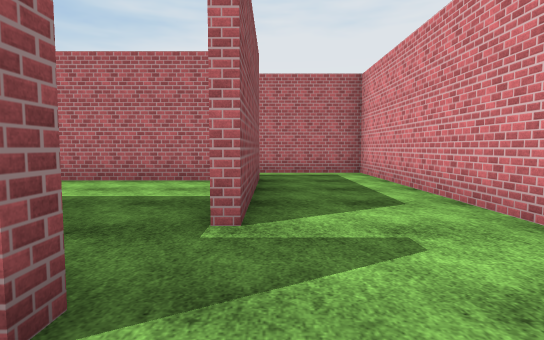
View 1 (above)

24 first-person views from a walk through a Unity game level. The camera is 1.3 m above the floor, tilts 4° down and sees 80° across. Doors are open. The floor is counted in squares, 2 m on a side. Each view is taken from the middle of a square. On the plan, view 1 faces up. The plan holds only what a view shows up to about 10 squares ahead; the rest is blank. The player is left out. Surface patterns are stand-ins for the level's own textures.

View 2
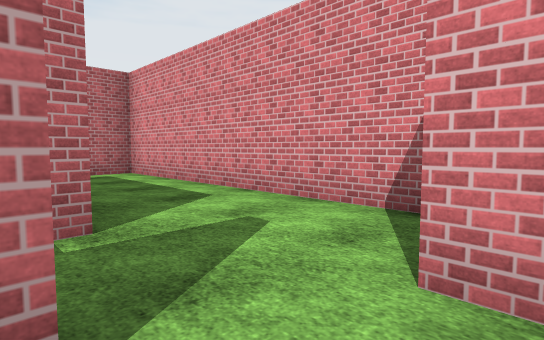

View 3
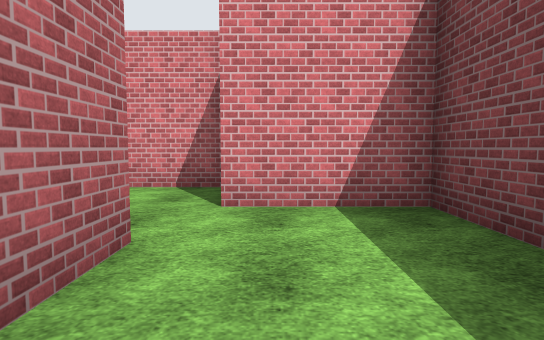

View 4
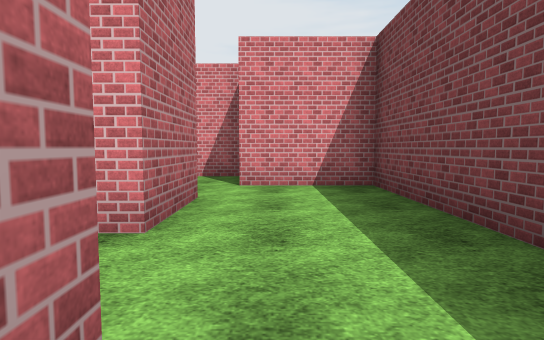

View 5
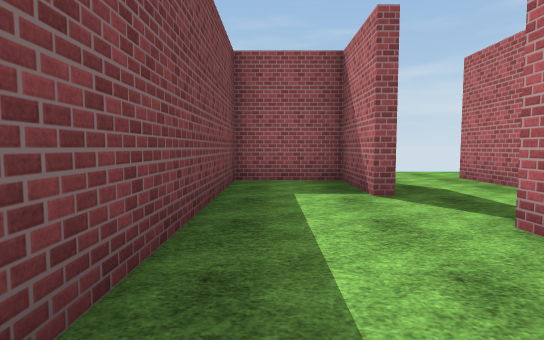

View 6
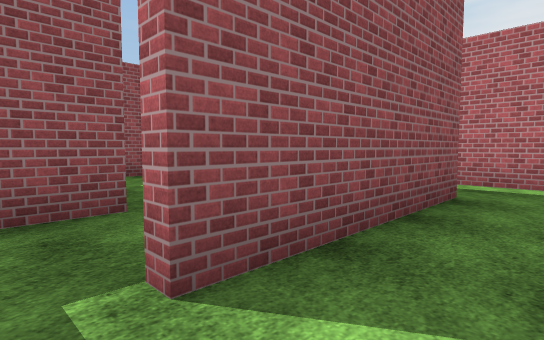

View 7
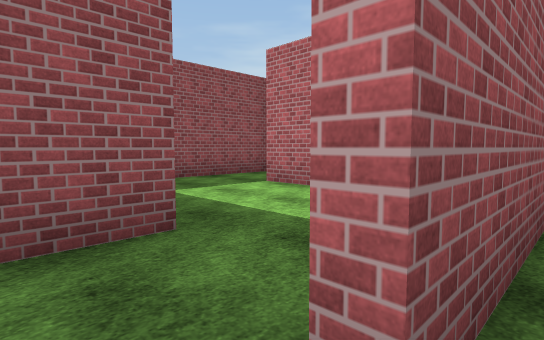

View 8
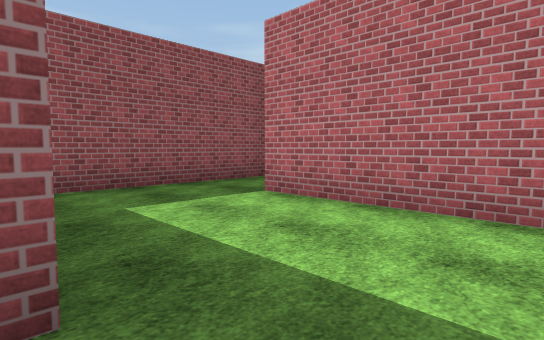

View 9
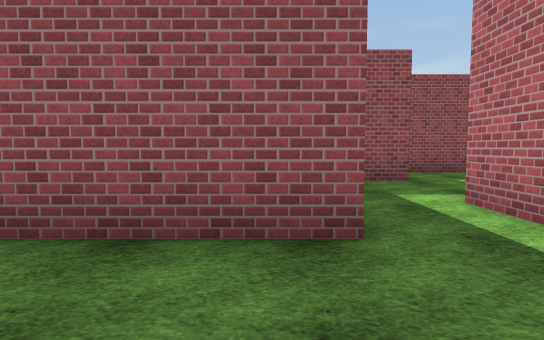

View 10
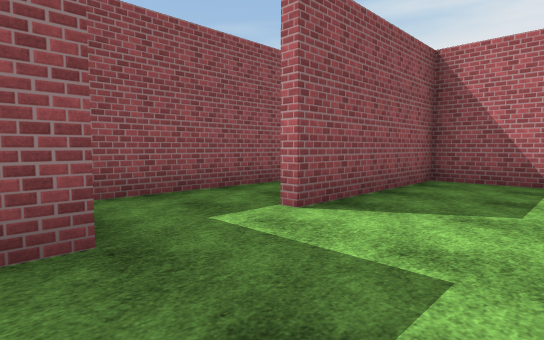

View 11
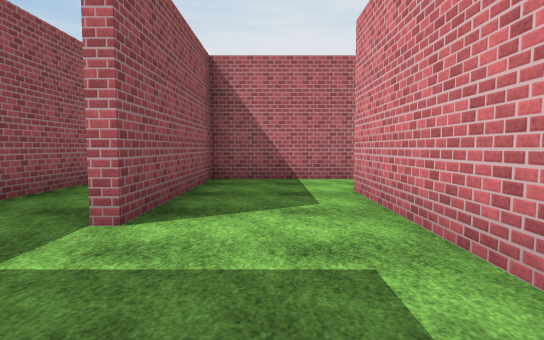

View 12
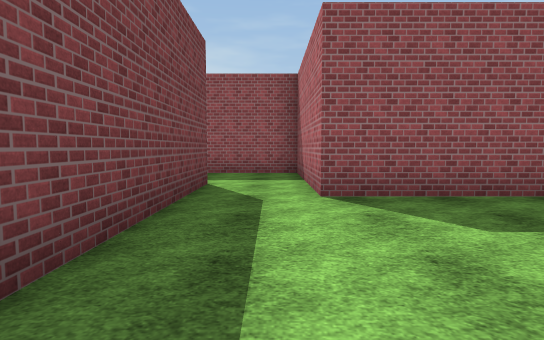

View 13
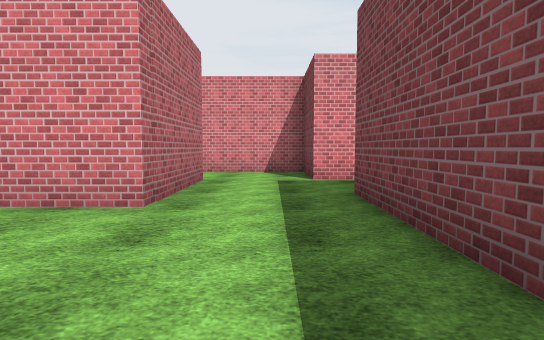

View 14
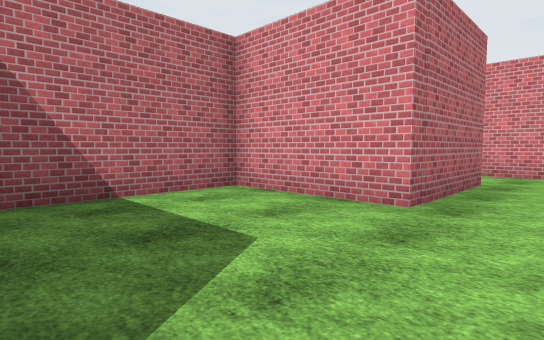

View 15
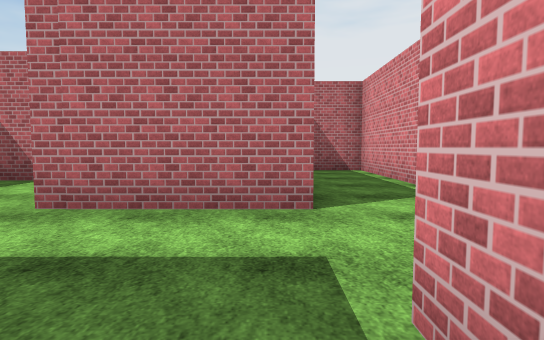

View 16
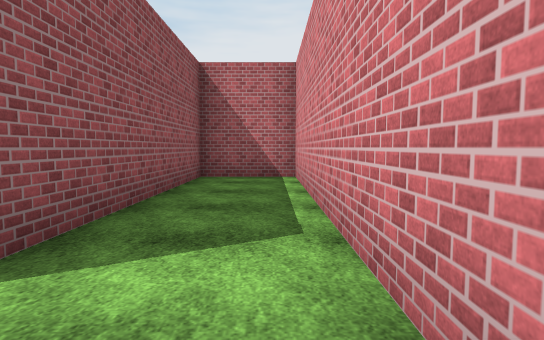

View 17
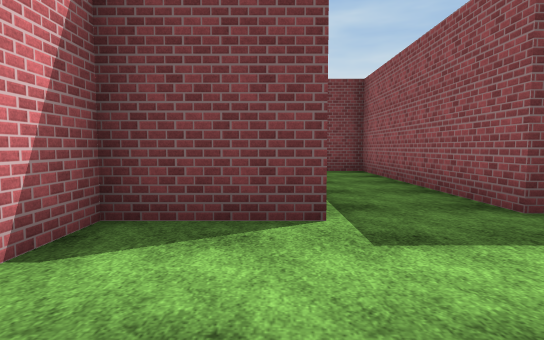

View 18
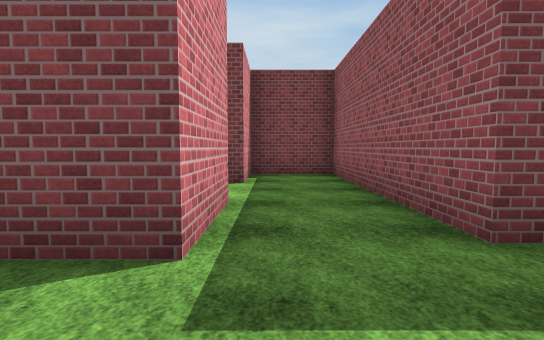

View 19
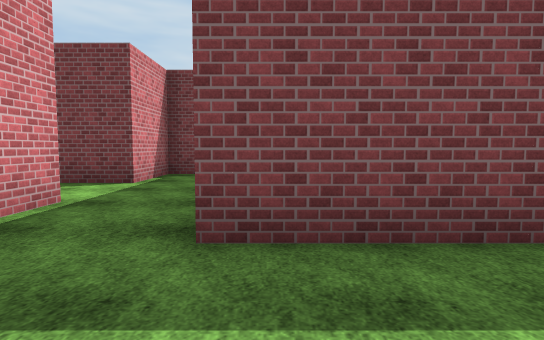

View 20
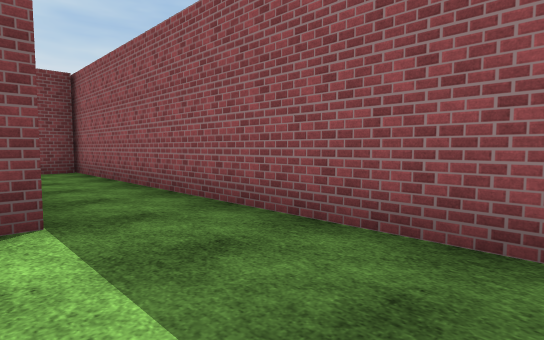

View 21
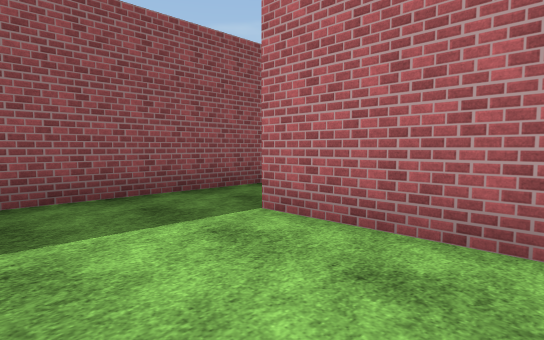

View 22
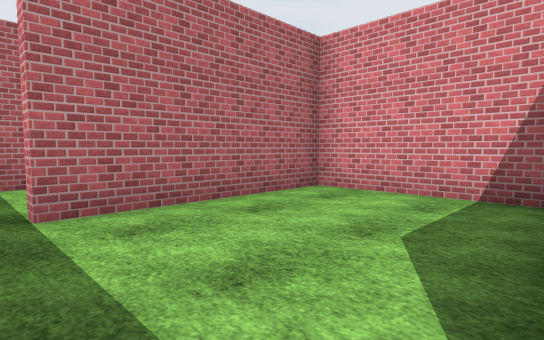

View 23
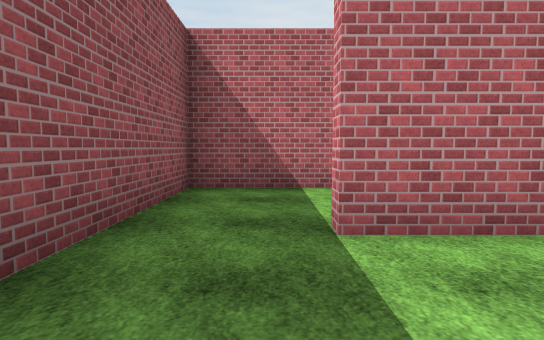

View 24
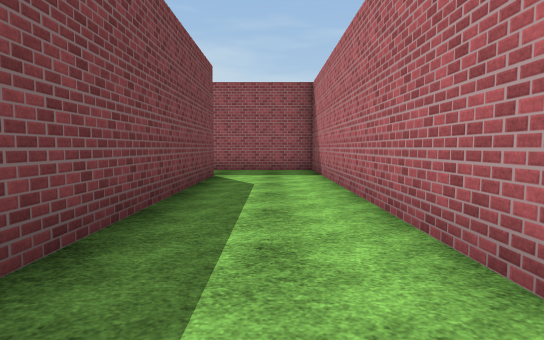

### Floor plan
Points are (right, up) in squares from view 1. A wall is a line through its corners. A room is listed if a view was taken in it or the views show most of it. See-through windows are left out.
Room 1 (views 1, 2, 5)
walls: (-0.8, 1) (-2.6, 1); (-2.4, -1.7) (0.5, -1.7) (0.5, 0.6)
ways out: opening at (-1.5, -0.5) to room 2; opening at (0, 1) to room 3
Room 2 (views 3, 4)
walls: (-4.3, 0.8) (-4.3, 0.4) (-6.3, 0.4) (-6.3, -1.7) (-2.4, -1.7)
ways out: opening at (-1.5, -0.5) to room 1; opening at (-3.5, 1)
Room 3 (views 6, 7, 8, 9)
walls: (-0.3, 6.8) (-0.3, 2.6); (-2.3, 3.4) (-2.3, 2.1); (-0.8, 1.4) (-0.8, 1); (2.3, 0.6) (2.3, 8.3) (-1.9, 8.3)
ways out: opening at (0, 1) to room 1; opening at (-0.5, 8) to room 4; opening at (-1, 3) to room 9
Room 4 (views 10, 11)
walls: (-4.3, 8.8) (-4.3, 7.8)
ways out: opening at (-0.5, 8) to room 3; opening at (-2.5, 9) to room 10
Room 5 (views 12, 15, 16, 17, 18, 19)
walls: (6.5, 15.4) (3.5, 15.4); (6.5, 11.1) (6.5, 13.2) (8.5, 13.2) (8.5, 21.2) (6.4, 21.2) (6.4, 15.8); (3.5, 12.8) (4.5, 12.8) (4.5, 7.1) (6.5, 7.1) (6.5, 9.1)
ways out: opening at (4.5, 14.5) to room 6; opening at (7.5, 10)
Room 6 (views 13, 14)
walls: (3.5, 15.4) (3.5, 18.4) (0.2, 18.4); (-0.3, 17.6) (-0.3, 14.6) (-1.6, 14.6); (-1.8, 12.8) (3.5, 12.8)
ways out: opening at (4.5, 14.5) to room 5; opening at (-0.5, 14) to room 10
Room 7 (views 20, 21, 22, 23)
walls: (-4.6, 14.9) (-4.1, 14.9); (-6.3, 18.5) (-6.3, 9); (-0.5, 15.4) (-0.5, 18.4) (-4.5, 18.4) (-4.5, 18.6)
ways out: opening at (-5, 19) to room 8; opening at (-4, 10) to room 10
Room 8 (view 24)
walls: (1.8, 21.2) (-6.3, 21.2) (-6.3, 18.5); (-4.5, 18.6) (1.5, 18.6)
ways out: opening at (-5, 19) to room 7
Room 9 (no view inside)
walls: (-1.1, 6.4) (-4.5, 6.4); (-6.3, 9) (-6.3, 4)
ways out: opening at (-1, 3) to room 3
Room 10 (no view inside)
walls: (-1.8, 9.4) (-1.8, 12.8); (-1.6, 14.6) (-4.3, 14.6) (-4.3, 10.6)
ways out: opening at (-2.5, 9) to room 4; opening at (-0.5, 14) to room 6; opening at (-4, 10) to room 7

Where each view was taken, in squares from view 1:
view 1: 0 up, 0 right, facing up
view 2: 0 up, 1 left, facing up-right
view 3: 0 up, 3 left, facing right
view 4: 0 up, 5 left, facing right
view 5: 1 down, 0 right, facing left
view 6: 2 up, 1 right, facing up-left
view 7: 2 up, 0 right, facing up-left
view 8: 3 up, 1 left, facing up-left
view 9: 6 up, 2 right, facing left
view 10: 8 up, 2 left, facing up-left
view 11: 8 up, 3 left, facing up
view 12: 14 up, 4 right, facing left
view 13: 14 up, 0 right, facing right
view 14: 14 up, 0 right, facing up-right
view 15: 12 up, 6 right, facing up
view 16: 14 up, 8 right, facing up
view 17: 16 up, 7 right, facing down
view 18: 15 up, 6 right, facing down
view 19: 15 up, 4 right, facing down
view 20: 18 up, 4 left, facing down-left
view 21: 16 up, 2 left, facing up-left
view 22: 15 up, 5 left, facing up-right
view 23: 16 up, 5 left, facing up
view 24: 20 up, 3 right, facing left
